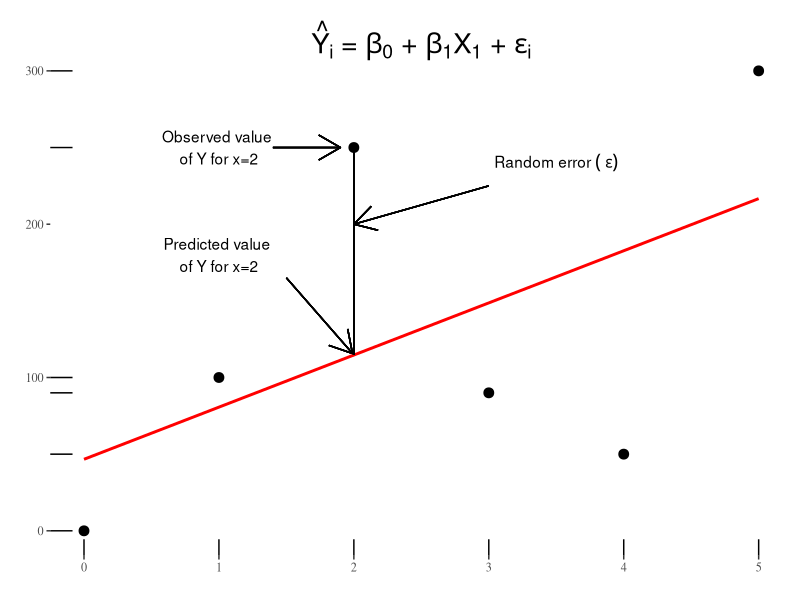
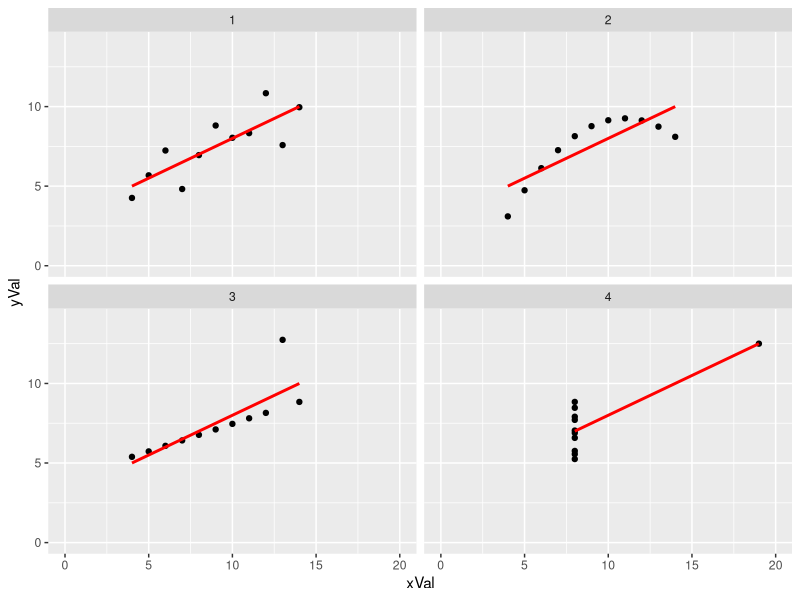
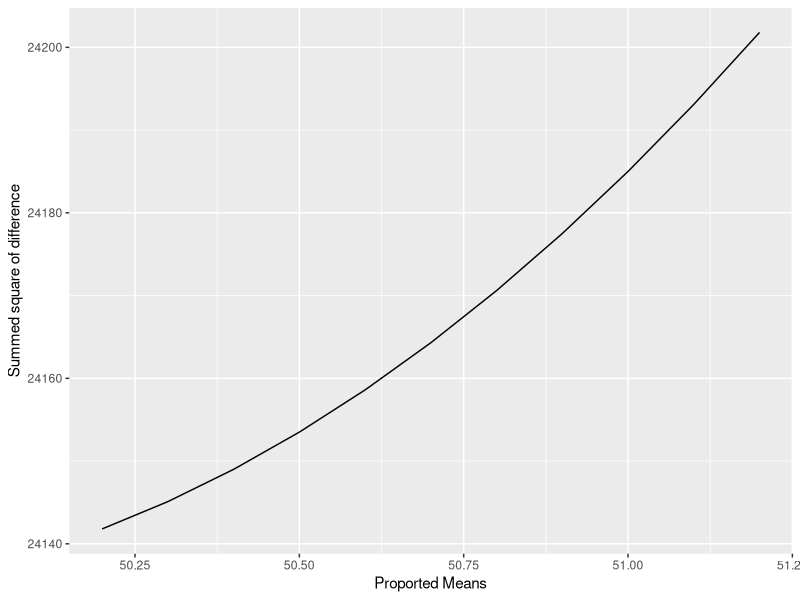
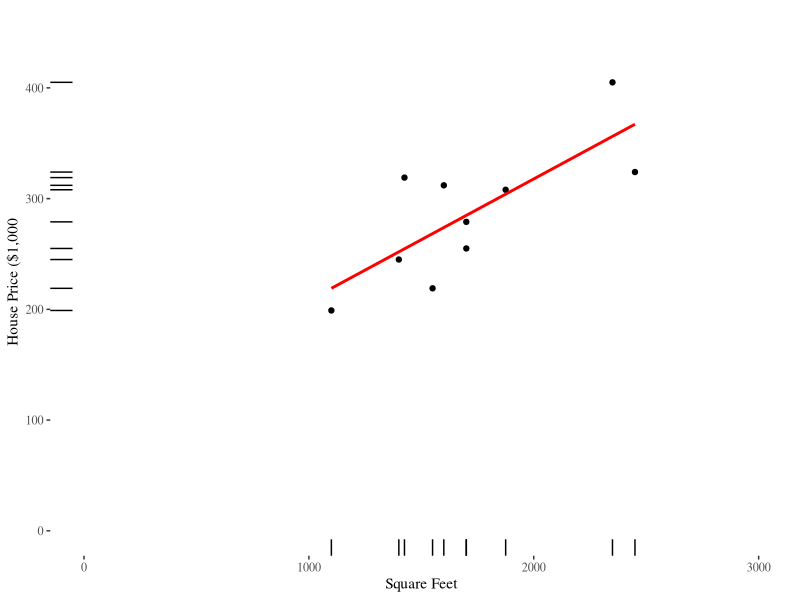
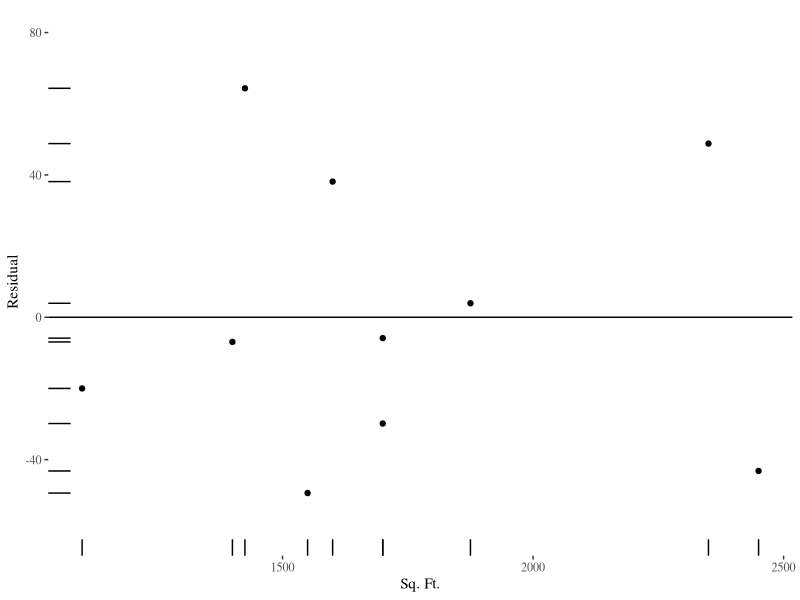

R code for these plots, in order:
## ---- chunk 1
library(tufte)
library(tibble)
require(dplyr)
require(tidyr)
require(ggplot2)
require(ggthemes)
require(knitr)
require(tibble)
require(gridExtra)
require(grid)

# invalidate cache when the tufte version changes
knitr::opts_chunk$set(tidy = FALSE, cache.extra = packageVersion('tufte'))
options(htmltools.dir.version = FALSE)
## ---- chunk 2
library(tibble)
df <- tibble(a=c(0,1,2,3,4,5), b=c(000,100,250,90,50,300))
dfmean <- mean(df$b) 
dfxmean <- mean(df$a)
temp<- expression(paste( hat(Y[i]), " = ", beta[0], " + ", 
                         beta[1], X[1], " + ",epsilon[i]))
lm1 <- lm(df$b ~ df$a)
yend <- 2*34 + 46.67
ggplot(df, (aes(x=a, y=b))) + geom_point(size=3) + 
  xlab(" ") + ylab(" ") + ylim(0,325) + 
  theme_tufte() + geom_rug() +
  stat_smooth(method = "lm", col = "red", se=FALSE) +
  geom_segment(aes(x=2,xend=2, y=250, yend=yend))+
  geom_segment(aes(x=1.4,xend=1.9, y=250, yend=250), arrow=arrow())+  
  annotate("text", x = 1, y = 250, label = "Observed value \nof Y for x=2") +
  annotate("text", x = 1, y = 180,
    label = c("Predicted value \nof Y for x=2")) +
  annotate("text", x = 3.5, y = 240,
         label = "Random~error~ (~epsilon)",parse = TRUE)+
  geom_segment(aes(x=1.5,xend=1.99, y=165, yend=yend +1), arrow=arrow()) +
geom_segment(aes(x=3,xend=2, y=225, yend=200), arrow=arrow())+
  annotate("text", x = 2.5, y = 320,
           label = as.character(temp), parse=TRUE, size=7)

## ---- chunk 3
mydata=with(anscombe,data.frame(xVal=c(x1,x2,x3,x4), yVal=c(y1,y2,y3,y4), mygroup=gl(4,nrow(anscombe))))
ds1 <- select(anscombe,contains("1"))
ds2 <- select(anscombe,contains("2"))
ds3 <- select(anscombe,contains("3"))
ds4 <- select(anscombe,contains("4"))
ds <- bind_cols(ds1,ds2,ds3,ds4)
colnames(ds) <- c("DS1_x", "DS1_y","DS2_x", "DS2_y","DS3_x", "DS3_y","DS4_x", "DS4_y")
kable(ds)

## ---- chunk 4
mydata=with(anscombe,data.frame(xVal=c(x1,x2,x3,x4), yVal=c(y1,y2,y3,y4), mygroup=gl(4,nrow(anscombe))))
# aggregate(.~mygroup,data=mydata,mean)
# aggregate(.~mygroup,data=mydata,sd)
# aggregate(.~mygroup,data=mydata,var)
# aggregate(.~mygroup,data=mydata,cor(xVal,yVal))
ds1 <- select(anscombe,contains("1"))
ds2 <- select(anscombe,contains("2"))
ds3 <- select(anscombe,contains("3"))
ds4 <- select(anscombe,contains("4"))
ds <- bind_cols(ds1,ds2,ds3,ds4)
colnames(ds) <- c("DS1_x", "DS1_y","DS2_x", "DS2_y","DS3_x", "DS3_y","DS4_x", "DS4_y")
mygrp <- group_by(mydata, mygroup)
ds_x_means <- summarize(mygrp,mean(xVal) )
ds_y_means <- summarize(mygrp,mean(yVal) )
ds_x_var <- summarize(mygrp,var(xVal) )
ds_y_var <- summarize(mygrp,var(yVal) )

ds_cor <- summarize(mygrp, cor(xVal, yVal))
colnames(ds_cor) <- c("mygroup", "cor")
ds_cor <- as.data.frame(ds_cor)
ds_means <- right_join(ds_x_means,ds_y_means, by = "mygroup")
ds_var <- right_join(ds_x_var,ds_y_var, by = "mygroup")
ds_sum1 <- right_join( ds_means, ds_var, by = "mygroup")
ds_sum1 <- right_join(ds_sum1, ds_cor, by ='mygroup')
colnames(ds_sum1) <- c("Dataset", "Mean_x", "Mean_y", "Var_x", "Var_y", "Cor")
ds_sum1$Mean_y <- round(ds_sum1$Mean_y,2)
ds_sum1$Var_y <- round(ds_sum1$Var_y,2)
ds_sum1$Cor <- round(ds_sum1$Cor,2)
kable(ds_sum1)
## ---- chunk 5

ggplot(mydata,aes(x=xVal, y=yVal)) + geom_point() + xlim(0,20) + ylim(0,14) + facet_wrap(~mygroup) +
  stat_smooth(method = "lm", col = "red", se=FALSE) 
## ---- chunk 6

library(tufte)
require(dplyr)
require(tidyr)
require(ggplot2)
require(ggthemes)
require(knitr)
require(tibble)

set.seed(1001)
a <- tibble(a=sample(1:101,30))
a1 <- tibble(a1=50.2,b=sum((a-50.2)^2))
a2 <- tibble(a1=50.3,b=sum((a-50.3)^2))
a3 <- tibble(a1=50.4,b=sum((a-50.4)^2))
a4 <- tibble(a1=50.5,b=sum((a-50.5)^2))
a5 <- tibble(a1=50.6,b=sum((a-50.6)^2))
a6 <- tibble(a1=50.7,b=sum((a-50.7)^2))
a7 <- tibble(a1=50.8,b=sum((a-50.8)^2))
a8 <- tibble(a1=50.9,b=sum((a-50.9)^2))
a9 <- tibble(a1=51.0,b=sum((a-51)^2))
a10 <- tibble(a1=51.1,b=sum((a-51.1)^2))
a11 <- tibble(a1=51.2,b=sum((a-51.2)^2))

a_all <- bind_rows(a1,a2,a3,a4,a5,a6,a7,a8,a9,a10,a11)


## ---- chunk 7
ggplot(a_all, aes(x=a1, y=b)) + geom_line() +
  xlab("Proported Means") + ylab("Summed square of difference")

## ---- chunk 8
a <- tibble(c(245,312,279,308,199,219,405,324,319,255))
b <- tibble(c(1400,1600,1700,1875,1100,1550,2350,2450,1425,1700))
c <- as.data.frame(bind_cols(a,b))
colnames(c) <- c("House Price", "Sq. Ft.")
kable(c, col.names = c("House Price in $1000s (Y)", "Square Feet (X)"),caption = "Housing Data")
## grid.arrange(tableGrob(c))

## ---- chunk 9
plot1 <- ggplot(c, (aes(x=b, y=a))) + geom_point() + xlab("Square Feet") + ylab("House Price ($1,000") + theme_tufte() +xlim(0,3000) +ylim(0,450) + geom_rug()
c <- as.data.frame(c)
colnames(c) <- c("a", "b")
total<-anova(lm(c$a ~ c$b, data=c))
coeff <- lm(c$a ~ c$b, data=c)
##grid.arrange(
##  plot1,
##  tableGrob(round(coeff$coefficients,4)),
##    tableGrob(round(total,3)),
##  nrow = 3)


## ---- chunk 10
ggplot(c, (aes(x=b, y=a))) + geom_point() + xlab("Square Feet") + geom_rug() + ylab("House Price ($1,000") + theme_tufte() +
  stat_smooth(method = "lm", col = "red", se=FALSE) +xlim(0,3000) +ylim(0,450) 
## ---- chunk 11
a <- tibble(c(245,312,279,308,199,219,405,324,319,255))
b <- tibble(c(1400,1600,1700,1875,1100,1550,2350,2450,1425,1700))
c <- bind_cols(a,b)
# 
# kable(c, col.names = c("House Price in $1000s (Y)", "Square Feet (X)"),caption = "Housing Data")

a <- tibble(a= c(245,312,279,308,199,219,405,324,319,255))
b <- tibble(b= c(1400,1600,1700,1875,1100,1550,2350,2450,1425,1700))
c <- bind_cols(a,b)
d <- c %>% 
  mutate(d=98.24833+.10977*b) %>% 
  mutate(e=a-d)

kable(d, caption = "Residual Analysis", col.names = c("House Price in $1000s", "Square Feet (X)", "Predicted Price", "Residual"))
ggplot(d, aes(x=b,y=e)) + geom_point() + ylim(-60,80)+ geom_hline(yintercept = 0) + xlab("Sq. Ft.") + ylab("Residual") + geom_rug() + theme_tufte()
